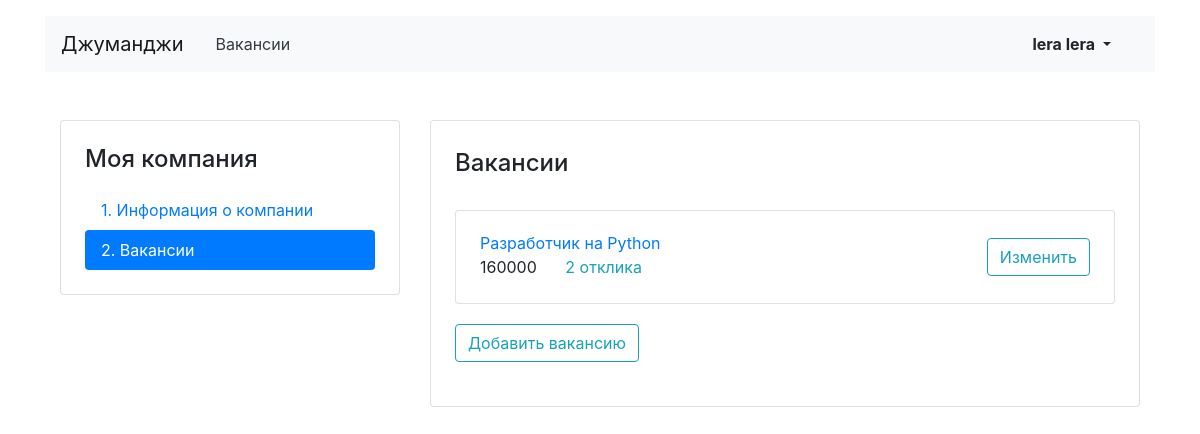
The page /mycompany/vacancies/ (signed in) on the database as committed earlier.
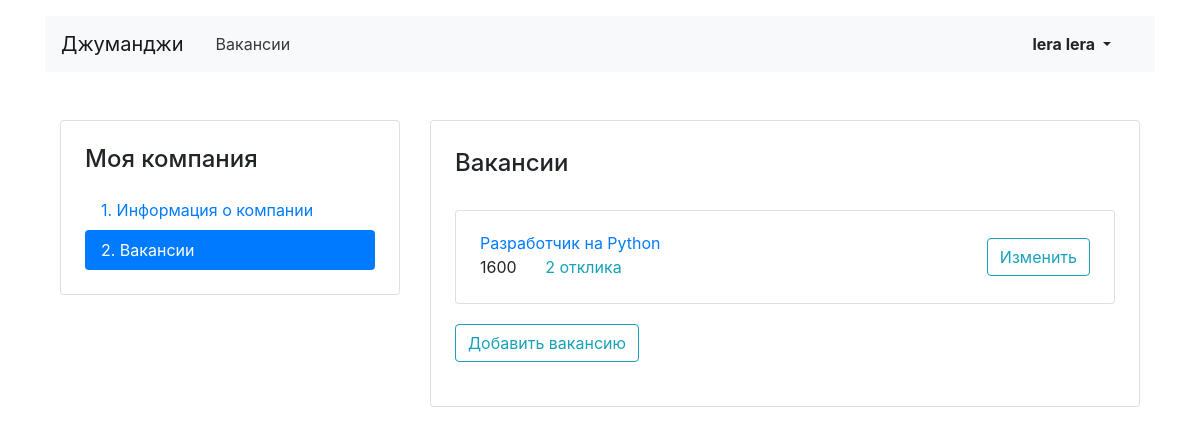
The same page on the database as committed later.
### vacancies/models.py (models this page shows, shortened)
class Vacancy(models.Model):
    title = models.CharField(max_length=64, verbose_name='Название вакансии')
    specialty = models.ForeignKey(Specialty, on_delete=models.PROTECT, related_name="vacancies",
                                  verbose_name='Специализация')
    company = models.ForeignKey(Company, on_delete=models.CASCADE, related_name="vacancies")
    skills = models.TextField(blank=True, verbose_name='Требуемые навыки')
    description = models.TextField(blank=True, verbose_name='Описание вакансии')
    salary_min = models.IntegerField(blank=True, verbose_name='Зарплата от')
    salary_max = models.IntegerField(blank=True, verbose_name='Зарплата до')
    published_at = models.DateTimeField(auto_now_add=True)
    class Meta:
        verbose_name = 'Вакансия'
        verbose_name_plural = 'Вакансии'

### vacancies/views.py (the view)
# urls.py: path('mycompany/vacancies/', MyCompanyVacanciesView.as_view(), name='mycompany_vacancies'),
class MyCompanyVacanciesView(LoginRequiredMixin, ListView):
    model = Vacancy
    template_name = 'vacancies/vacancy-list.html'
    login_url = '/login/'
    def get(self, request, *args, **kwargs):
        vacancies_by_company = None
        try:
            mycompany = Company.objects.get(owner=request.user)
            vacancies_by_company = Vacancy.objects.filter(company=mycompany.pk)
        except ObjectDoesNotExist:
            return redirect('letsstart_mycompany')
        context = {
            'mycompany': mycompany,
            'vacancies': vacancies_by_company,
            'isCompanyClick': "nav-link",
            'isVacancyClick': "nav-link active"
        }
        return render(request, 'vacancies/vacancy-list.html', context=context)

### vacancies/templates/vacancies/vacancy-list.html
{% extends 'vacancies/my-company-base.html' %}
{% block mycompany %}
<div class="col-12 col-lg-8">
    <div class="card">
        <div class="card-body px-4 pb-4">
            <section class="tab-pane fade show active">
                <h2 class="h4 pt-2 pb-3">Вакансии</h2>
                {% if not mycompany %}
                <h6>У вас нет компании, поэтому вы не можете создать вакансию. Для создания вернитесь на вкладку
                    'Информация о компании'</h6>
                {% elif vacancies.count == 0 %}
                <h6>У вас пока нет вакансии, но вы можете создать первую!</h6>
                <a href="{% url 'mycompany_create_vacancy' %}" class="btn btn-outline-info">Добавить вакансию</a>
                {% else %}
                {% for vacancy in vacancies %}
                <div class="card mt-3">
                    <div class="card-body px-4">
                        <div class="row align-items-center">
                            <div class="col-6 col-lg-8">
                                <a href="{% url 'mycompany_vacancy' vacancy.pk %}" class="mb-1">{{ vacancy.title }}</a>
                                {% if vacancy.applications.count == 0 %}
                                <p class="mb-1">
                                    <span class="mr-4">{{ vacancy.salary_max }}</span><span class="text-info">
                                    Нет откликов</span>
                                </p>
                                {% else %}
                                <p class="mb-1">
                                    <span class="mr-4">{{ vacancy.salary_max }}</span><a
                                        href="{% url 'mycompany_vacancy' vacancy.pk %}" class="text-info">
                                    {{ vacancy.applications.count }} отклика</a>
                                </p>
                                {% endif %}
                            </div>
                            <div class="col-6 col-lg-4 text-right">
                                <a href="{% url 'mycompany_vacancy' vacancy.pk %}"
                                   class="btn btn-outline-info">Изменить</a>
                            </div>
                        </div>
                    </div>
                </div>
                {% endfor %}
                <div class="card-body px-0">
                    <a href="{% url 'mycompany_create_vacancy' %}" class="btn btn-outline-info">Добавить вакансию</a>
                </div>
                {% endif %}
            </section>
        </div>
    </div>
</div>
{% endblock %}

Rows that differ between the two databases and show on the page:
changed Vacancy "Разработчик на Python": salary_max "160000" → "1600"
